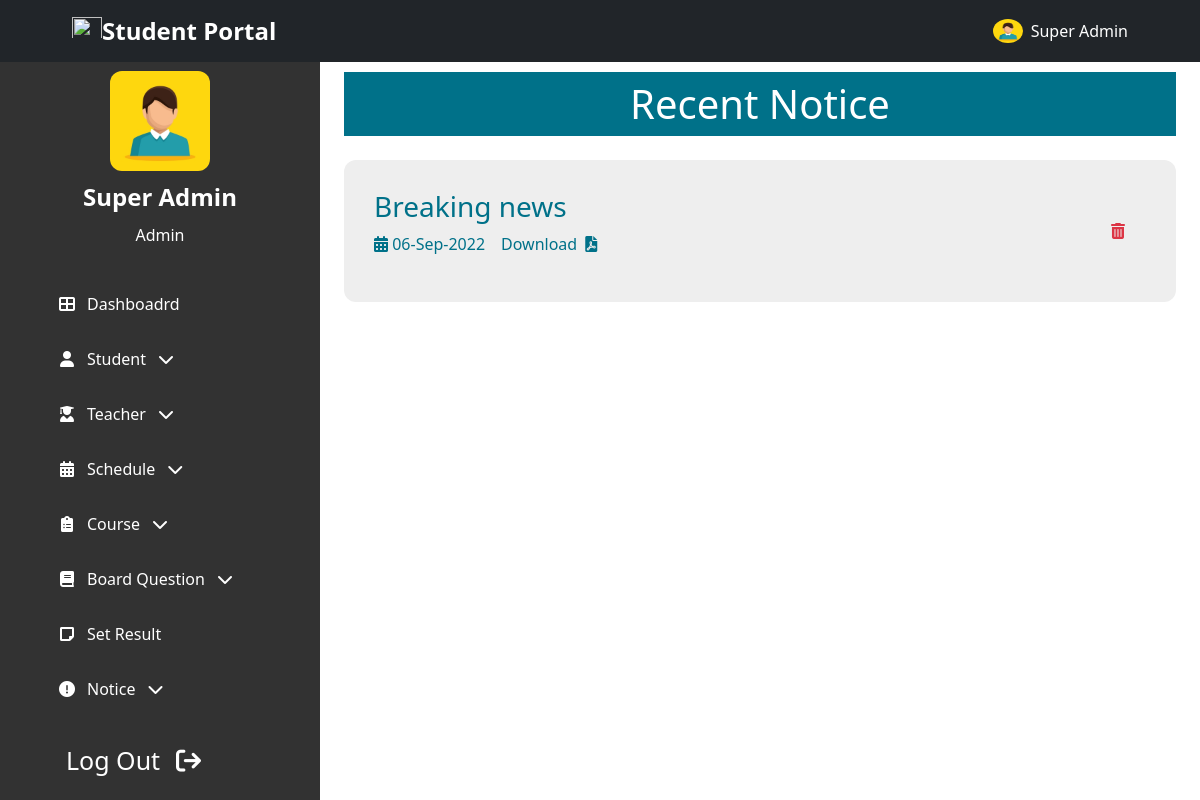
Page /admin/notice_list.php (signed in) on the committed database.
### tables this page shows
CREATE TABLE `Notice` (
  `id` int NOT NULL,
  `title` varchar(100) NOT NULL,
  `notice` varchar(255) NOT NULL,
  `updated_at` timestamp NOT NULL DEFAULT CURRENT_TIMESTAMP ON UPDATE CURRENT_TIMESTAMP,
  `created_at` timestamp NOT NULL DEFAULT CURRENT_TIMESTAMP
);

### admin/backend/notice_list.php (called while the page is built, shortened)
<?php
    $sql    =   "SELECT * FROM `Notice` WHERE 1";
    $query  =   mysqli_query($conn, $sql);
    $ntc    =   mysqli_fetch_all($query, MYSQLI_ASSOC);
?>

### admin/notice_list.php (the view, shortened to what this page needs)
<!DOCTYPE html>
<html lang="en">
<?php
    include "admin_head.php";
    include "backend/notice_list.php";
?>
<body class="">
<?php include "../header_nav.php";?>
    <section class="header-container">
        <?php include "admin_sidebar.php";?>
    </section>
    <section id="home-container"  class="home-container active-2"">
        <div class="px-4 py-5 mt-4">
            <h1 class="common-background-2 p-2 text-center">Recent Notice</h1>
            <?php
            if(!empty($ntc))
            {
                foreach($ntc as $n)
                {
            ?>
            <div class="my-4">
                <div class="common-card d-flex justify-content-between align-items-center">
                    <div>
                        <h3><?php echo $n['title']; ?></h3>
                        <div class="d-flex flex-column flex-md-row">
                            <p class="pe-3">
                                <i class="fa-solid fa-calendar-days"></i>
                                <?php echo date("d-M-Y", strtotime($n['created_at'])); ?>
                            </p>
                            <a style="text-decoration: none;" class="common-color" href="../files/notice/<?php echo $n['notice']; ?>" target="_blanck">Download <i class="fa-solid fa-file-pdf ps-1"></i></a>
                        </div>
                    </div>
                    <div class="delete-edit-container">
                        <form method="post" style="display: contents;width: fit-content;">
                            <button type="submit" name="delete" id="delete" class="btn text-danger" value="<?php echo $n['id']; ?>">
                                <i class="fas fa-trash-alt px-0 px-lg-2"></i>
                            </button>
                        </form>
                    </div>
                </div>
            </div>
            <?php
                }
            }
            ?>
        </div>
    </section>
</body>
</html>

### style.css (style rules this page uses)
body { font-family: "Roboto", sans-serif; }
.common-color { color: #007189; }
.common-background-2 { background-color: #007189; color: white; }
.header-container { position: relative; min-height: 100%; width: 100%; overflow-x: hidden; overflow-y: scroll; }
.home-container { position: absolute; height: 100%; width: calc(100% - 80px); left: 80px; top: 0%; transition: all 0.4s ease-in; }
.home-container.active-2 { width: calc(100% - 320px); left: 320px; }
.common-card { background-color: #eee; color: #007189; border-radius: 12px; padding: 30px 30px; transition: all 0.3s ease; }
.delete-edit-container { cursor: pointer; }

### rows in the picture
notice: title "Breaking news", created_at "06-Sep-2022", $n['id'] 4 (drawn)

### other values in the picture
$_SESSION['name'] "Super Admin"
